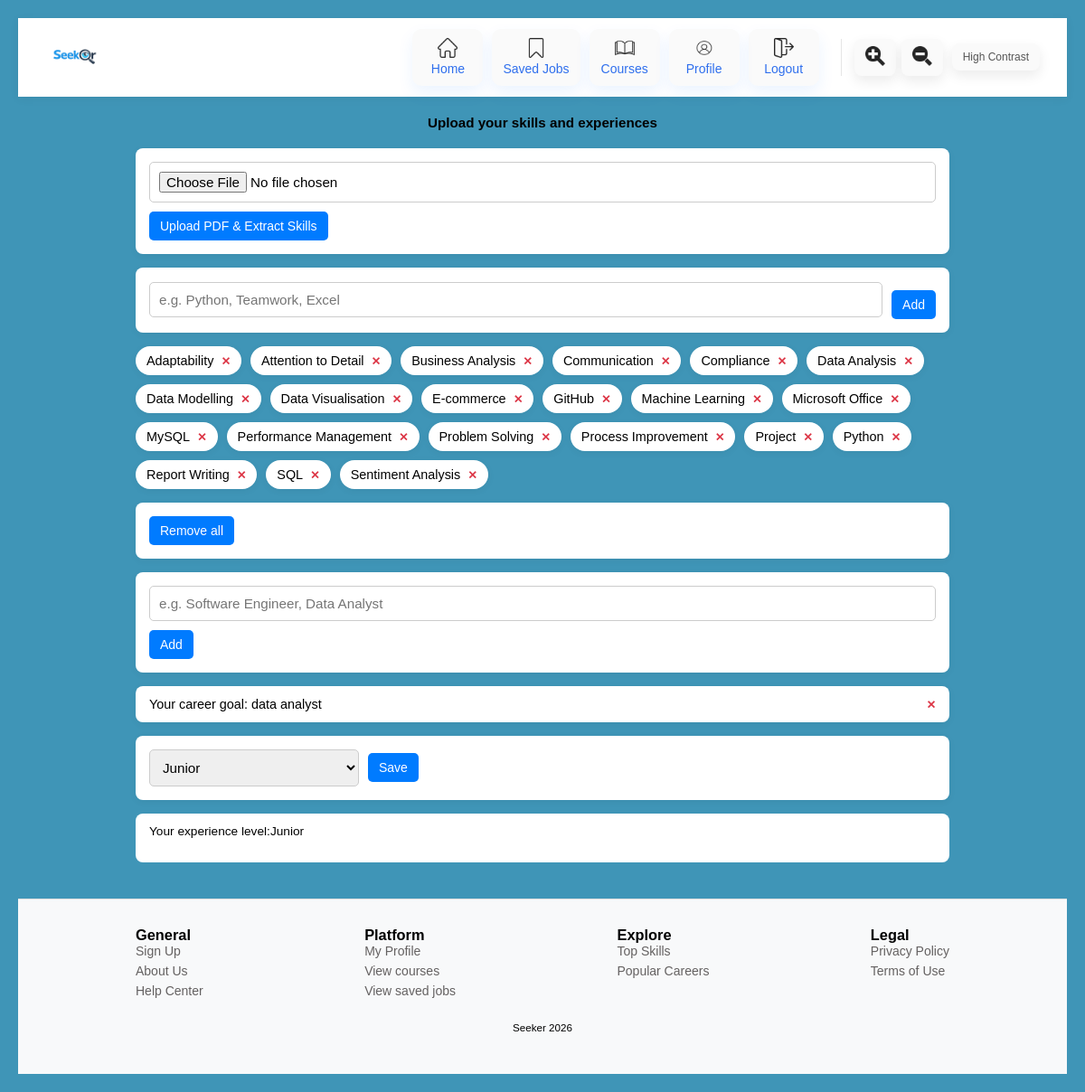
/upload_cv (signed in), run on the app's committed database.
### app.py (models this page shows, shortened)
class UserSkill(db.Model):  #user skill table
    __tablename__="user_skill"
    id = db.Column(db.Integer, primary_key=True)
    user_id=db.Column(db.Integer,db.ForeignKey("user.id"), nullable=False)
    skill_id = db.Column(db.Integer, db.ForeignKey("skill.id"), nullable=False)
    __table_args__ = (
        db.UniqueConstraint("user_id", "skill_id", name="unique_user_skill"),
    )

class Skill(db.Model):   #skill table
    __tablename__="skill"
    id = db.Column(db.Integer, primary_key=True)
    name = db.Column(db.String(120), unique=True, nullable=False)
    users = db.relationship("UserSkill", backref="skill", cascade="all, delete-orphan")

class User(db.Model): #user table
    __tablename__="user"
    id = db.Column(db.Integer, primary_key=True)
    email = db.Column(db.String(120), unique=True, nullable=False)
    password = db.Column(db.String(200), nullable=False)
    name = db.Column(db.String(100))
    experience_level=db.Column(db.String(100))
    career_goal= db.Column(db.String(100))
    skills = db.relationship("UserSkill", backref="user", cascade="all, delete-orphan")

### app.py (the view, shortened to what this page needs)
@app.route('/upload_cv', methods=["GET", "POST"]) # upload cv, allows user to complete their profile
def upload_cv():
    user = get_logged_user()
    if not user:
        flash('Login first', 'error')
        return redirect(url_for('login_page'))
    return render_template("upload_cv.html", user=user)

### app.py (called while the page is built)
def get_logged_user():
    email = session.get("user")
    if not email:
        return None
    return User.query.filter_by(email=email).first()

### templates/upload_cv.html (shortened to what this page needs)
<!DOCTYPE html>
<html lang="en">
<head>
  <link rel="stylesheet" href="{{ url_for('static', filename='upload_cv.css') }}">
</head>
<body>
  {% include 'navbar.html' %}
<h1> Upload your skills and experiences</h1>
<form method="POST" action="{{ url_for('extract_skills_from_cv') }}" enctype="multipart/form-data">
  <input type="file" name="cv" accept="application/pdf" class="entrybox" required>
  <button type="submit" class="loged">Upload PDF & Extract Skills</button>
</form>
<form method="POST" action="{{ url_for('upload_cv') }}">
    <div class="skill-input">
      <input type="text" name="skills" class="entrybox"
             placeholder="e.g. Python, Teamwork, Excel" required>
      <button type="submit" class="loged">Add</button>
    </div>
  </form>
  <ul class="skill-list">
    {% for us in user.skills %}
      <li class="skill-item">
        {{ us.skill.name }}
        <form method="POST" action="{{ url_for('upload_cv') }}" class="delete-form">
          <button type="submit" class="delete-btn">✕</button>
        </form>
      </li>
    {% endfor %}
  </ul>
  <form method="POST" action="{{ url_for('upload_cv') }}" class="delete-all-form">
    <button type="submit" class="remove-all-btn">Remove all</button>
  </form>
  <form method="POST" action="{{ url_for('upload_cv') }}">
    <div class="career-goal-input">
        <input type="text" name="career_goal" class="entrybox"
               placeholder="e.g. Software Engineer, Data Analyst" required>
        <button type="submit" class="loged">Add</button>
      </div>
    </form>
    {% if user.career_goal %}
    <div class="goal-item">
      Your career goal: {{ user.career_goal }}
      <form method="POST" action="{{ url_for('upload_cv') }}" class="delete-form">
        <button type="submit" class="delete-btn">✕</button>
      </form>
    </div>
  {% else %}
    <p>No career goal added yet</p>
  {% endif %}
  <form method="POST" action="{{ url_for('upload_cv') }}">
    <div class="form-group">
      <select id="experience" name="experience" class="experience-dropdown">
        <option value="Junior" {% if user.experience_level == "Junior" %}selected{% endif %}>Junior</option>
      </select>
      <button type="submit" class="save-btn">Save</button>
    </div>
  </form>
  {% if not user.experience_level %}
  <div class = "experience-level">  <p>No experience level set</p></div>
  {%else%}
  <div class = "experience-level">  <p>Your experience level:{{user.experience_level}}</p></div>
  {%endif%}
  {%include 'footer.html'%}
</body>
</html>

### static/upload_cv.css (style rules this page uses)
* { margin: 0; padding: 0; box-sizing: border-box; }
body { font-family: Arial, Helvetica, sans-serif; background-color: #f4f6f9; padding: 20px; }
h1 { font-size: 0.95em; text-align: center; margin: 20px 0; }
form { max-width: 900px; margin: 0 auto 15px auto; background: white; padding: 15px; border-radius: 8px; box-shadow: 0 2px 8px rgba(0,0,0,0.05); }
.entrybox { width: 100%; padding: 10px; border: 1px solid #ccc; border-radius: 5px; font-size: 0.95em; }
.loged { margin-top: 10px; padding: 8px 12px; border: none; background-color: #007bff; color: white; border-radius: 5px; cursor: pointer; font-size: 0.875em; }
.skill-input, .goals-input, .form-group { display: flex; gap: 10px; align-items: center; flex-wrap: wrap; }
.skill-input .entrybox, .goals-input .entrybox { flex: 1; min-width: 250px; }
.skill-list { max-width: 900px; margin: 0 auto 15px auto; list-style: none; padding: 0; display: flex; flex-wrap: wrap; gap: 10px; }
.skill-item { background: white; padding: 8px 12px; border-radius: 20px; box-shadow: 0 2px 8px rgba(0,0,0,0.05); display: flex; align-items: center; gap: 8px; font-size: 0.9em; }
.delete-form { display: inline; margin: 0; padding: 0; background: none; box-shadow: none; }
.delete-btn { background: none; border: none; color: #dc3545; font-weight: bold; cursor: pointer; font-size: 0.875em; }
.goal-item { max-width: 900px; margin: 0 auto 15px auto; background: white; padding: 12px 15px; border-radius: 8px; box-shadow: 0 2px 8px rgba(0,0,0,0.05); display: flex; align-items: center; justify-content: space-between; gap: 10px; font-size: 0.9em; }
.experience-dropdown { padding: 10px; border: 1px solid #ccc; border-radius: 5px; min-width: 220px; font-size: 0.95em; }
.save-btn { padding: 8px 12px; border: none; background-color: #007bff; color: white; border-radius: 5px; cursor: pointer; font-size: 0.875em; }
p { max-width: 900px; margin: 0 auto 15px auto; color: #000; font-size: 0.95em; }
.remove-all-btn { background-color: #007bff; color: white; border: none; padding: 8px 12px; border-radius: 5px; cursor: pointer; font-size: 0.875em; }
.experience-level { max-width: 900px; margin: 0 auto 15px auto; background: white; padding: 12px 15px; border-radius: 8px; gap: 10px; font-size: 0.9em; }

### static/navbar.css (style rules this page uses)
* { box-sizing: border-box; }
body { margin: 0; font-family: Arial; background: rgb(63, 149, 183) }

### data on the page
UserSkill: skill.name "Adaptability"
UserSkill: skill.name "Attention to Detail"
UserSkill: skill.name "Business Analysis"
UserSkill: skill.name "Communication"
UserSkill: skill.name "Compliance"
UserSkill: skill.name "Data Analysis"
UserSkill: skill.name "Data Modelling"
UserSkill: skill.name "Data Visualisation"
UserSkill: skill.name "E-commerce"
UserSkill: skill.name "GitHub"
UserSkill: skill.name "Machine Learning"
UserSkill: skill.name "Microsoft Office"
UserSkill: skill.name "MySQL"
UserSkill: skill.name "Performance Management"
UserSkill: skill.name "Problem Solving"
UserSkill: skill.name "Process Improvement"
UserSkill: skill.name "Project"
UserSkill: skill.name "Python"
UserSkill: skill.name "Report Writing"
UserSkill: skill.name "SQL"
UserSkill: skill.name "Sentiment Analysis"
User: career_goal "data analyst", experience "Junior", experience_level "Junior"
